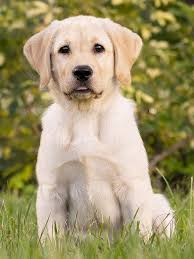
#> input picture lad puppy.jpg, 194 x 259 px
$ jupyter execute 'collage using cv.ipynb'
#> lines starting #> are read from the running program, lines starting #| are printed output that depends on the picture
[cell 1]
import cv2 as cv
import numpy as np

[cell 2]
lab=cv.imread("lad puppy.jpg")
#> lab is the input picture: shape (259, 194, 3); mean B, G, R 109, 150, 160.6
small=cv.imread("small dog.jpg")
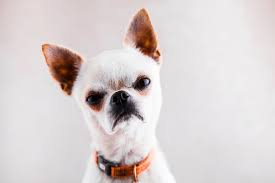
#> input picture small dog.jpg, 275 x 183 px
#> small is the input picture: shape (183, 275, 3); mean B, G, R 208.6, 208.9, 216.9

[cell 3]
lab.shape
#> Out = (259, 194, 3)

[cell 4]
small.shape
#> Out = (183, 275, 3)

[cell 5]
cv.imshow("lab",lab)
cv.imshow("small",small)
cv.waitKey()
cv.destroyAllWindows()

[cell 6]
lab_crop = lab[:183,:]
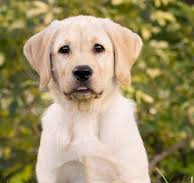
#> lab_crop: shape (183, 194, 3); mean B, G, R 106.6, 146.5, 159.6

[cell 7]
attach = np.hstack((small,lab_crop))
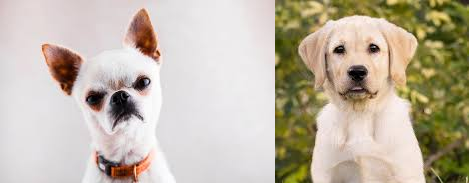
#> attach: shape (183, 469, 3); mean B, G, R 166.4, 183.1, 193.2
